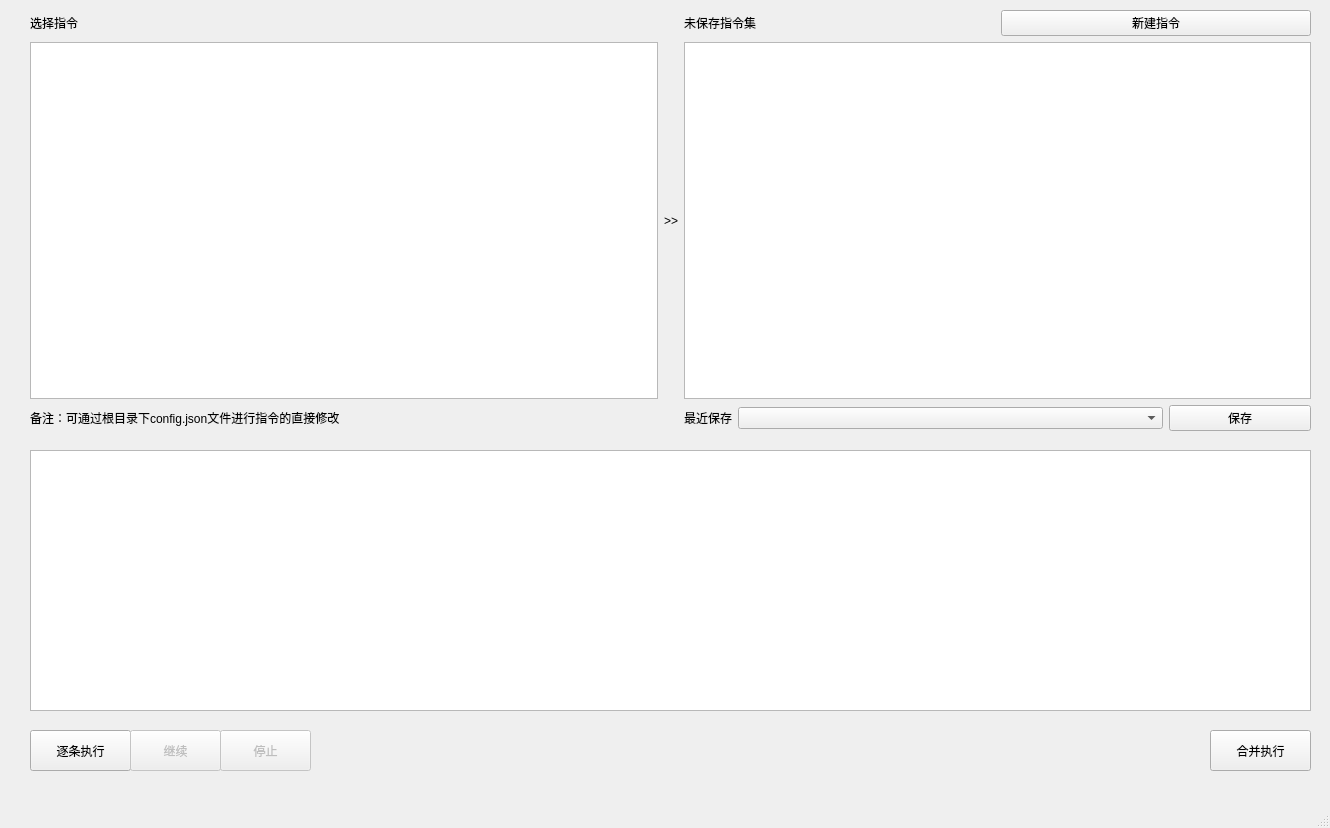
<?xml version="1.0" encoding="UTF-8"?>
<ui version="4.0">
 <class>indexWindow</class>
 <widget class="QMainWindow" name="indexWindow">
  <property name="geometry">
   <rect>
    <x>0</x>
    <y>0</y>
    <width>1330</width>
    <height>828</height>
   </rect>
  </property>
  <property name="sizePolicy">
   <sizepolicy hsizetype="Expanding" vsizetype="Preferred">
    <horstretch>0</horstretch>
    <verstretch>0</verstretch>
   </sizepolicy>
  </property>
  <property name="windowTitle">
   <string>MainWindow</string>
  </property>
  <widget class="QWidget" name="centralwidget">
   <property name="sizePolicy">
    <sizepolicy hsizetype="Expanding" vsizetype="Preferred">
     <horstretch>0</horstretch>
     <verstretch>0</verstretch>
    </sizepolicy>
   </property>
   <widget class="QPushButton" name="mergeSubmitBtn">
    <property name="geometry">
     <rect>
      <x>1210</x>
      <y>730</y>
      <width>101</width>
      <height>41</height>
     </rect>
    </property>
    <property name="text">
     <string>合并执行</string>
    </property>
   </widget>
   <widget class="QWidget" name="gridLayoutWidget_2">
    <property name="geometry">
     <rect>
      <x>30</x>
      <y>10</y>
      <width>1281</width>
      <height>421</height>
     </rect>
    </property>
    <layout class="QGridLayout" name="gridLayout_2">
     <item row="0" column="2">
      <layout class="QHBoxLayout" name="horizontalLayout_5">
       <item>
        <widget class="QLabel" name="saveLabel">
         <property name="text">
          <string>未保存指令集</string>
         </property>
        </widget>
       </item>
       <item>
        <widget class="QPushButton" name="newExecuteListBtn">
         <property name="text">
          <string>新建指令</string>
         </property>
        </widget>
       </item>
      </layout>
     </item>
     <item row="1" column="1">
      <widget class="QLabel" name="label">
       <property name="text">
        <string>&gt;&gt;</string>
       </property>
      </widget>
     </item>
     <item row="0" column="0">
      <widget class="QLabel" name="label_4">
       <property name="text">
        <string>选择指令</string>
       </property>
      </widget>
     </item>
     <item row="1" column="2">
      <widget class="QListWidget" name="executeListWidget">
       <property name="horizontalScrollBarPolicy">
        <enum>Qt::ScrollBarAlwaysOff</enum>
       </property>
       <property name="selectionMode">
        <enum>QAbstractItemView::SingleSelection</enum>
       </property>
       <property name="verticalScrollMode">
        <enum>QAbstractItemView::ScrollPerPixel</enum>
       </property>
      </widget>
     </item>
     <item row="1" column="0">
      <widget class="QListView" name="commandListView">
       <property name="editTriggers">
        <set>QAbstractItemView::NoEditTriggers</set>
       </property>
      </widget>
     </item>
     <item row="2" column="0">
      <widget class="QLabel" name="label_2">
       <property name="text">
        <string>备注：可通过根目录下config.json文件进行指令的直接修改</string>
       </property>
      </widget>
     </item>
     <item row="2" column="2">
      <layout class="QHBoxLayout" name="horizontalLayout_4">
       <item>
        <widget class="QLabel" name="label_3">
         <property name="text">
          <string>最近保存</string>
         </property>
        </widget>
       </item>
       <item>
        <widget class="QComboBox" name="executeSavedSpinner">
         <property name="sizePolicy">
          <sizepolicy hsizetype="Preferred" vsizetype="Fixed">
           <horstretch>3</horstretch>
           <verstretch>0</verstretch>
          </sizepolicy>
         </property>
        </widget>
       </item>
       <item>
        <widget class="QPushButton" name="saveBtn">
         <property name="sizePolicy">
          <sizepolicy hsizetype="Minimum" vsizetype="Fixed">
           <horstretch>1</horstretch>
           <verstretch>0</verstretch>
          </sizepolicy>
         </property>
         <property name="text">
          <string>保存</string>
         </property>
        </widget>
       </item>
      </layout>
     </item>
    </layout>
   </widget>
   <widget class="QListView" name="progressListView">
    <property name="geometry">
     <rect>
      <x>30</x>
      <y>450</y>
      <width>1281</width>
      <height>261</height>
     </rect>
    </property>
    <property name="verticalScrollMode">
     <enum>QAbstractItemView::ScrollPerPixel</enum>
    </property>
   </widget>
   <widget class="QPushButton" name="singleSubmitBtn">
    <property name="geometry">
     <rect>
      <x>30</x>
      <y>730</y>
      <width>101</width>
      <height>41</height>
     </rect>
    </property>
    <property name="text">
     <string>逐条执行</string>
    </property>
   </widget>
   <widget class="QPushButton" name="stopBtn">
    <property name="enabled">
     <bool>false</bool>
    </property>
    <property name="geometry">
     <rect>
      <x>220</x>
      <y>730</y>
      <width>91</width>
      <height>41</height>
     </rect>
    </property>
    <property name="text">
     <string>停止</string>
    </property>
   </widget>
   <widget class="QPushButton" name="continueBtn">
    <property name="enabled">
     <bool>false</bool>
    </property>
    <property name="geometry">
     <rect>
      <x>130</x>
      <y>730</y>
      <width>91</width>
      <height>41</height>
     </rect>
    </property>
    <property name="text">
     <string>继续</string>
    </property>
   </widget>
  </widget>
  <widget class="QMenuBar" name="menubar">
   <property name="geometry">
    <rect>
     <x>0</x>
     <y>0</y>
     <width>1330</width>
     <height>22</height>
    </rect>
   </property>
  </widget>
  <widget class="QStatusBar" name="statusbar"/>
 </widget>
 <resources/>
 <connections/>
</ui>
